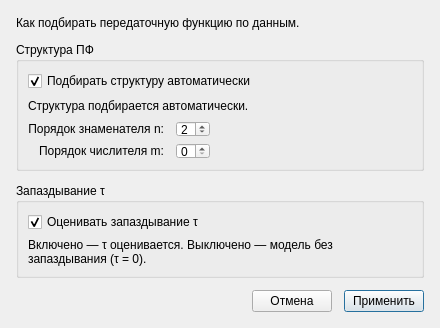
<?xml version="1.0" encoding="UTF-8"?>
<ui version="4.0">
 <class>IdSettingsDialog</class>
 <widget class="QDialog" name="IdSettingsDialog">
  <property name="geometry">
   <rect>
    <x>0</x>
    <y>0</y>
    <width>440</width>
    <height>320</height>
   </rect>
  </property>
  <property name="windowTitle">
   <string>Настройки идентификации</string>
  </property>
  <layout class="QVBoxLayout" name="verticalLayout">
   <property name="spacing">
    <number>12</number>
   </property>
   <property name="leftMargin">
    <number>16</number>
   </property>
   <property name="topMargin">
    <number>16</number>
   </property>
   <property name="rightMargin">
    <number>16</number>
   </property>
   <property name="bottomMargin">
    <number>16</number>
   </property>
   <item>
    <widget class="QLabel" name="hintLabel">
     <property name="text">
      <string>Как подбирать передаточную функцию по данным.</string>
     </property>
     <property name="wordWrap">
      <bool>true</bool>
     </property>
     <property name="styleSheet">
      <string notr="true">color: palette(placeholder-text);</string>
     </property>
    </widget>
   </item>
   <item>
    <widget class="QGroupBox" name="structGroup">
     <property name="title">
      <string>Структура ПФ</string>
     </property>
     <layout class="QVBoxLayout" name="structLayout">
      <property name="spacing">
       <number>8</number>
      </property>
      <item>
       <widget class="QCheckBox" name="autoOrderCheck">
        <property name="text">
         <string>Подбирать структуру автоматически</string>
        </property>
        <property name="checked">
         <bool>true</bool>
        </property>
        <property name="toolTip">
         <string>Вкл. — порядки числителя и знаменателя выбираются сами.
Выкл. — задаёте n и m вручную.</string>
        </property>
       </widget>
      </item>
      <item>
       <widget class="QLabel" name="structHint">
        <property name="text">
         <string>Структура подбирается автоматически.</string>
        </property>
        <property name="wordWrap">
         <bool>true</bool>
        </property>
        <property name="styleSheet">
         <string notr="true">color: palette(placeholder-text); font-size: 9pt;</string>
        </property>
       </widget>
      </item>
      <item>
       <layout class="QGridLayout" name="orderGrid">
        <property name="horizontalSpacing">
         <number>12</number>
        </property>
        <property name="verticalSpacing">
         <number>6</number>
        </property>
        <item row="0" column="0">
         <widget class="QLabel" name="denOrderLabel">
          <property name="text">
           <string>Порядок знаменателя n:</string>
          </property>
          <property name="alignment">
           <set>Qt::AlignRight|Qt::AlignVCenter</set>
          </property>
         </widget>
        </item>
        <item row="0" column="1">
         <widget class="QSpinBox" name="denOrderSpin">
          <property name="minimum">
           <number>1</number>
          </property>
          <property name="maximum">
           <number>6</number>
          </property>
          <property name="value">
           <number>2</number>
          </property>
          <property name="toolTip">
           <string>Степень знаменателя (deg D)</string>
          </property>
         </widget>
        </item>
        <item row="1" column="0">
         <widget class="QLabel" name="numOrderLabel">
          <property name="text">
           <string>Порядок числителя m:</string>
          </property>
          <property name="alignment">
           <set>Qt::AlignRight|Qt::AlignVCenter</set>
          </property>
         </widget>
        </item>
        <item row="1" column="1">
         <widget class="QSpinBox" name="numOrderSpin">
          <property name="minimum">
           <number>0</number>
          </property>
          <property name="maximum">
           <number>6</number>
          </property>
          <property name="value">
           <number>0</number>
          </property>
          <property name="toolTip">
           <string>Степень числителя (deg N), m ≤ n</string>
          </property>
         </widget>
        </item>
        <item row="0" column="2">
         <spacer name="orderHSpacer">
          <property name="orientation">
           <enum>Qt::Horizontal</enum>
          </property>
          <property name="sizeHint" stdset="0">
           <size>
            <width>40</width>
            <height>20</height>
           </size>
          </property>
         </spacer>
        </item>
       </layout>
      </item>
     </layout>
    </widget>
   </item>
   <item>
    <widget class="QGroupBox" name="delayGroup">
     <property name="title">
      <string>Запаздывание τ</string>
     </property>
     <layout class="QVBoxLayout" name="delayLayout">
      <item>
       <widget class="QCheckBox" name="estimateTauCheck">
        <property name="text">
         <string>Оценивать запаздывание τ</string>
        </property>
        <property name="checked">
         <bool>true</bool>
        </property>
        <property name="toolTip">
         <string>Вкл. — τ оценивается по данным.
Выкл. — запаздывание не ищется (τ = 0).</string>
        </property>
       </widget>
      </item>
      <item>
       <widget class="QLabel" name="delayHint">
        <property name="text">
         <string>Включено — τ оценивается. Выключено — модель без запаздывания (τ = 0).</string>
        </property>
        <property name="wordWrap">
         <bool>true</bool>
        </property>
        <property name="styleSheet">
         <string notr="true">color: palette(placeholder-text); font-size: 9pt;</string>
        </property>
       </widget>
      </item>
     </layout>
    </widget>
   </item>
   <item>
    <spacer name="vSpacer">
     <property name="orientation">
      <enum>Qt::Vertical</enum>
     </property>
     <property name="sizeHint" stdset="0">
      <size>
       <width>20</width>
       <height>8</height>
      </size>
     </property>
    </spacer>
   </item>
   <item>
    <layout class="QHBoxLayout" name="buttonLayout">
     <item>
      <spacer name="btnSpacer">
       <property name="orientation">
        <enum>Qt::Horizontal</enum>
       </property>
       <property name="sizeHint" stdset="0">
        <size>
         <width>40</width>
         <height>20</height>
        </size>
       </property>
      </spacer>
     </item>
     <item>
      <widget class="QPushButton" name="cancelButton">
       <property name="text">
        <string>Отмена</string>
       </property>
      </widget>
     </item>
     <item>
      <widget class="QPushButton" name="applyButton">
       <property name="text">
        <string>Применить</string>
       </property>
       <property name="default">
        <bool>true</bool>
       </property>
      </widget>
     </item>
    </layout>
   </item>
  </layout>
 </widget>
 <resources/>
 <connections/>
</ui>
